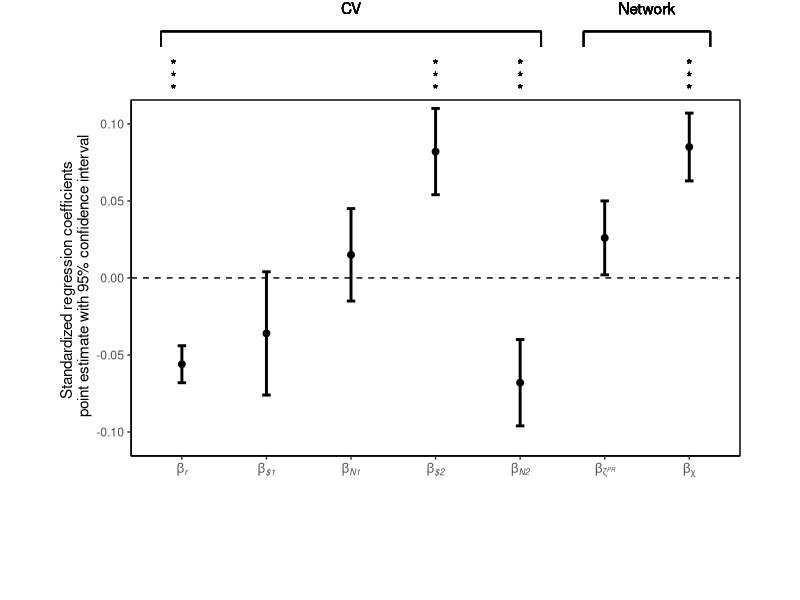

Here is the R script that generated this plot:
library(ggplot2, warn.conflicts=F)
library(dplyr, warn.conflicts=F)
library(forcats, warn.conflicts=F)

df <- data.frame(Parameters   = c('Br',   'B$1',  'BN1', 'B$2', 'BN2',  'BCPR', 'Bx'),
                 Standardized = c(-0.056, -0.036, 0.015, 0.082, -0.068, 0.026,  0.085),
                 Error        = c(0.006,  0.020,  0.015, 0.014, 0.014,  0.012,  0.011))

fig4 <- ggplot(df, aes(x=Parameters, y=Standardized)) + 
  geom_point(size = 2) +
  geom_errorbar(aes(ymin = (Error * 2) + Standardized, ymax = Standardized - (Error * 2)), 
                width = 0.1, linetype = "solid", lwd = 1) +
  aes(x = fct_inorder(Parameters)) +
  labs(x = "", y = "Standardized regression coefficients \n point estimate with 95% confidence interval") +
  coord_cartesian(ylim = c(-0.105, 0.105), clip = 'off') +
  theme(plot.margin = unit(c(5,3,5,3), "lines")) +
  geom_hline(yintercept=c(0,8), linetype="dashed") +
  
  geom_text(aes(x=3.0, y=0.175, label="CV")) +
  geom_text(aes(x=6.5, y=0.175, label="Network")) +
  
  geom_segment(aes(x=0.75, y=0.16, xend=5.25, yend=0.16)) +
  geom_segment(aes(x=0.75, y=0.16, xend=0.75, yend=0.15)) +
  geom_segment(aes(x=5.25, y=0.16, xend=5.25, yend=0.15)) +

  geom_segment(aes(x=5.75, y=0.16, xend=7.25, yend=0.16)) + 
  geom_segment(aes(x=5.75, y=0.16, xend=5.75, yend=0.15)) +
  geom_segment(aes(x=7.25, y=0.16, xend=7.25, yend=0.15)) +

  geom_text(aes(x=0.9, y=0.138, label="*")) +
  geom_text(aes(x=0.9, y=0.130, label="*")) +
  geom_text(aes(x=0.9, y=0.122, label="*")) +
  
  geom_text(aes(x=4.0, y=0.138, label="*")) +
  geom_text(aes(x=4.0, y=0.130, label="*")) +
  geom_text(aes(x=4.0, y=0.122, label="*")) +
  
  geom_text(aes(x=5.0, y=0.138, label="*")) +
  geom_text(aes(x=5.0, y=0.130, label="*")) +
  geom_text(aes(x=5.0, y=0.122, label="*")) + 
  
  geom_text(aes(x=7.0, y=0.138, label="*")) +
  geom_text(aes(x=7.0, y=0.130, label="*")) +
  geom_text(aes(x=7.0, y=0.122, label="*")) +

  scale_x_discrete("", labels = c(expression(beta[italic("r")]),  expression(beta[italic("$1")]), 
                                  expression(beta[italic("N1")]), expression(beta[italic("$2")]), 
                                  expression(beta[italic("N2")]), expression(beta[italic(zeta^"PR")]), 
                                  expression(beta[italic(chi)]))) +
  
  theme(axis.line = element_line(colour = "black"),
      panel.background = element_blank(),
      axis.text.x = element_text(hjust = 0.5),
      axis.text.y = element_text(vjust = 0.5),
      panel.border = element_rect(colour = "black", fill=NA, size=0.5))

fig4
